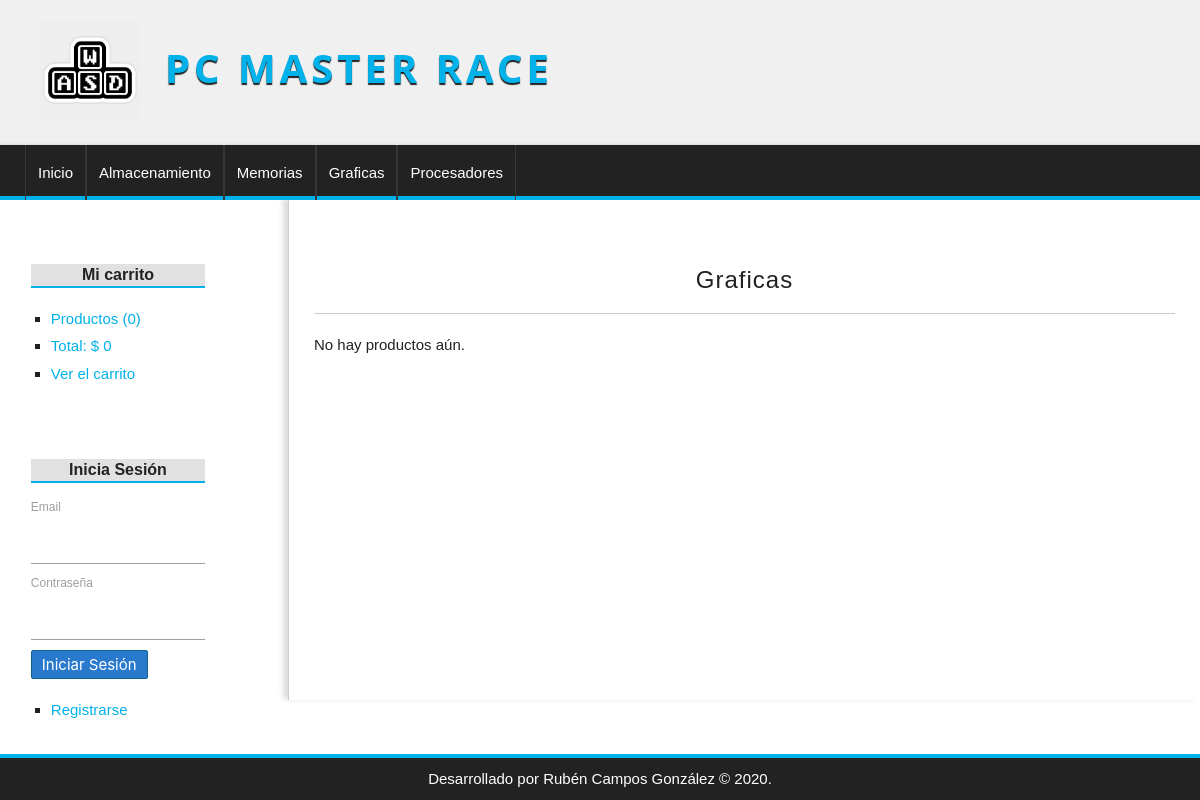
The app's page /categoria/ver&id=2 with its own data.
### tables this page shows
CREATE TABLE categorias(
id              int(255) auto_increment not null,
nombre          varchar(100) not null,
CONSTRAINT pk_categorias PRIMARY KEY(id) 
);

### config/db.php (called while the page is built)
<?php
class Database
{
    public static function connect()
    {
        $db = new mysqli('localhost', 'root', '', 'tienda_pc');
        $db->query("SET NAMES 'utf8'");
        return $db;
    }
}

### helpers/utils.php (called while the page is built, shortened)
<?php
class Utils
{
    public static function showCategorias()
    {
        require_once 'models/categoria.php';
        $categoria = new Categoria();
        $categorias = $categoria->getAll();
        return $categorias;
    }
}

### models/categoria.php (called while the page is built, shortened)
<?php
class Categoria
{
    private $id;
    private $db;
    public function __construct()
    {
        $this->db = Database::connect();
    }
    function getId()
    {
        return $this->id;
    }
    function setId($id)
    {
        $this->id = $id;
    }
    function getAll()
    {
        $categrorias = $this->db->query("SELECT * FROM categorias ORDER BY id DESC;");
        return $categrorias;
    }
    function getOne()
    {
        $categroria = $this->db->query("SELECT * FROM categorias WHERE id={$this->getId()};");
        return $categroria->fetch_object();
    }
}

### controllers/CategoriaController.php (called while the page is built, shortened)
<?php
require_once 'models/categoria.php';
require_once 'models/producto.php';
class CategoriaController
{
    public function ver()
    {
        if (isset($_GET['id'])) {
            $categoria = new Categoria();
            $categoria->setId($_GET['id']);
            $categoria = $categoria->getOne();
        }
        $producto = new Producto();
        $producto->setCategoria_id($_GET['id']);
        $productos = $producto->getAllCategory();
        require_once 'views/categoria/ver.php';
    }
}

### models/producto.php (called while the page is built, shortened)
<?php
class Producto
{
    private $categoria_id;
    private $db;
    public function __construct()
    {
        $this->db = Database::connect();
    }
    function getCategoria_id()
    {
        return $this->categoria_id;
    }
    function setCategoria_id($categoria_id)
    {
        $this->categoria_id = $this->db->real_escape_string($categoria_id);
    }
    function getAllCategory()
    {
        $sql = "SELECT p.*, c.nombre AS 'catnombre' FROM productos p
        INNER JOIN categorias c ON c.id = p.categoria_id
        WHERE p.categoria_id = {$this->getCategoria_id()}
        ORDER BY id DESC;";
        $productos = $this->db->query($sql);
        return $productos;
    }
}

### views/categoria/ver.php (the view, shortened to what this page needs)
<?php if (isset($categoria)) : ?>
    <h1><?= $categoria->nombre ?></h1>
    <?php if ($productos->num_rows == 0) : ?>
        <p>No hay productos aún.</p>
    <?php endif; ?>
<?php else : ?>
    <h1>La categoria no existe</h1>
<?php endif; ?>

### views/layouts/header.php (shortened to what this page needs)
<!DOCTYPE html>
<html lang="es">
<head>
    <link rel="stylesheet" href="https://cdnjs.cloudflare.com/ajax/libs/font-awesome/4.7.0/css/font-awesome.min.css">
    <link type="text/css" rel="stylesheet" href="<?= base_url ?>assets/css/materialize.min.css" media="screen,projection" />
    <link type="text/css" rel="stylesheet" href="<?= base_url ?>assets/css/styles.css">
    <link rel="stylesheet" href="<?= base_url ?>assets/css/styles.css">
</head>
<body>
    <header id="header">
        <div id="logo">
            <img src="<?= base_url ?>assets/img/wasd.jpg" alt="PcPartsLogo">
            <a href="<?= base_url ?>">
                Pc MASTER RACE
            </a>
        </div>
    </header>
    <?php $categorias = Utils::showCategorias(); ?>
    <nav id="menu">
        <ul>
            <li><a href="<?= base_url ?>">Inicio</a></li>
            <?php while ($cat = $categorias->fetch_object()) : ?>
                <li><a href="<?= base_url ?>categoria/ver&id=<?= $cat->id ?>"><?= $cat->nombre ?></a></li>
            <?php endwhile; ?>
        </ul>
    </nav>
    <div id="content">

### assets/css/styles.css (style rules this page uses)
* { padding: 0px; margin: 0px; font-family: sans-serif, Helvetica, Arial; }
body { background: url(../img/bg.png); }
a { color: #01B1EA; }
#header { height: 145px; background: #F0F0F0; }
#logo { padding: 20px; margin-left: 20px; float:left; }
#logo img { float:left; height: 100px; }
#logo a { float:left; font-size: 40px; letter-spacing: 4px; font-family: 'Open Sans', Helvetica, Arial; text-transform: uppercase; color: #01B1EA; font-weight: bold; text-decoration: none; margin-top: 18px; margin-left: 25px; text-shadow: 0px 2px 1px #222222; transition: all 300ms; }
#menu { clear:both; background: #222; color: white; height: 55px; border-bottom: 4px solid #01B1EA; }
#menu ul { list-style: none; text-decoration: none; margin: 0px auto; margin-left: 25px; }
#menu ul li { line-height: 55px; float:left; border-right: 1px solid #363636; }
#menu a { display: block; color: white; text-decoration: none; padding-left: 12px; padding-right: 12px; transition: all 500ms; }
#menu a:first-child { border-left: 1px solid #363636; }
#content { margin: 0px auto; overflow: hidden; background: white; }
#central h1 { font-size: 24px; font-weight: normal; letter-spacing: 1px; text-align: center; border-bottom: 1px solid #ccc; margin-bottom: 20px; padding: 20px; padding-top: 0px; }

### records on screen
categorias: nombre "Almacenamiento"
categorias: nombre "Memorias"
categorias: nombre "Graficas"
categorias: nombre "Procesadores"

### other values on screen
$stats['count'] "0"
$stats['total'] "0"
